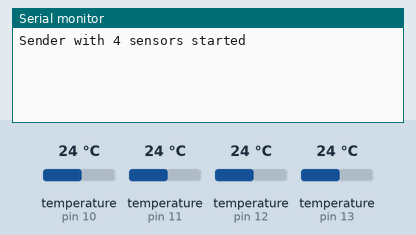
This sketch was run on a simulated Arduino Uno, built with avr-gcc and run on an emulated ATmega328P. Shown: the last lines printed to the serial monitor. The inputs (shaded band) are chosen by the test bench; at power-on: temperature (sensors on pin 10, pin 11, pin 12, pin 13) 24 °C.

Above: at 1.2 s.
1.3 s: temperature (sensor on pin 10) set to 12 °C
At 4.6 s:
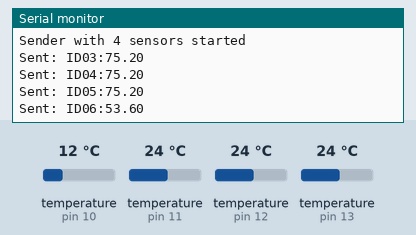
9.7 s: temperature (sensor on pin 11) set to 12 °C
At 12.3 s:
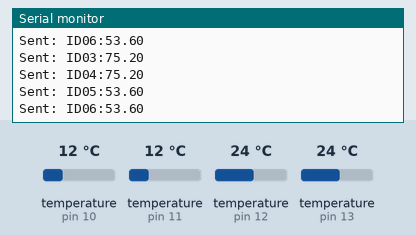
18.1 s: temperature (sensor on pin 12) set to 12 °C
26.5 s: temperature (sensor on pin 13) set to 12 °C
At 29.0 s:
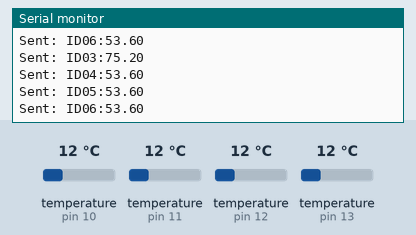
34.9 s: temperature (sensor on pin 10) set to 19 °C
At 36.7 s:
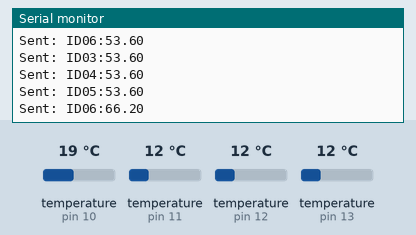
43.3 s: temperature (sensor on pin 11) set to 19 °C
At 52.5 s:
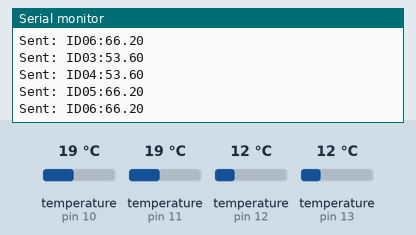
Timing chart, 0 to 52.7 s (numbered marks = the images above; inputs shaded):
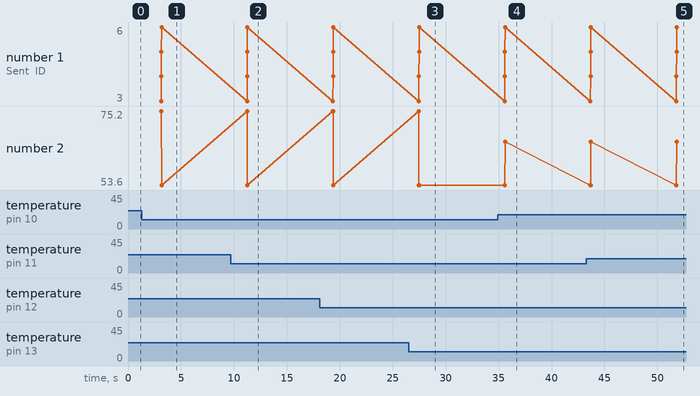

Measured:
- after the input at 1.3 s, the serial monitor: prints a new line after 1.9 s (image 1)
- after the input at 9.7 s, the serial monitor: prints a new line after 1.6 s (image 2)
- after the input at 34.9 s, the serial monitor: prints a new line after 0.71 s (image 4)
- after the input at 43.3 s, the serial monitor: prints a new line after 8.5 s (image 5)
- plotted number 2: 53.6 → 66.2 after the input at 34.9 s

The sketch:

multiple_sensor_Xbee.ino
```cpp
#include <OneWire.h>
#include <DallasTemperature.h>
#include <SoftwareSerial.h>

// Define sensor pins
#define ONE_WIRE_BUS_1 13
#define ONE_WIRE_BUS_2 12
#define ONE_WIRE_BUS_3 11
#define ONE_WIRE_BUS_4 10

// XBee communication (TX=2, RX=3)
SoftwareSerial xbeeSerial(2, 3);

// Create OneWire instances
OneWire oneWire1(ONE_WIRE_BUS_1);
OneWire oneWire2(ONE_WIRE_BUS_2);
OneWire oneWire3(ONE_WIRE_BUS_3);
OneWire oneWire4(ONE_WIRE_BUS_4);

// Create DallasTemperature instances
DallasTemperature sensor1(&oneWire1);
DallasTemperature sensor2(&oneWire2);
DallasTemperature sensor3(&oneWire3);
DallasTemperature sensor4(&oneWire4);

void setup() {
  Serial.begin(115200);
  xbeeSerial.begin(9600);

  sensor1.begin();
  sensor2.begin();
  sensor3.begin();
  sensor4.begin();

  Serial.println("Sender with 4 sensors started");
}

void loop() {
  float tempC1 = readTemperature(sensor1);
  float tempC2 = readTemperature(sensor2);
  float tempC3 = readTemperature(sensor3);
  float tempC4 = readTemperature(sensor4);

  float tempF1 = cToF(tempC1);
  float tempF2 = cToF(tempC2);
  float tempF3 = cToF(tempC3);
  float tempF4 = cToF(tempC4);

  // Send each sensor's data as a separate line
  sendTemperature("ID03", tempF1);
  sendTemperature("ID04", tempF2);
  sendTemperature("ID05", tempF3);
  sendTemperature("ID06", tempF4);

  delay(5000); // Wait 5 seconds between each cycle
}

float readTemperature(DallasTemperature& sensor) {
  sensor.requestTemperatures();
  return sensor.getTempCByIndex(0);
}

float cToF(float celsius) {
  return celsius * 9.0 / 5.0 + 32.0;
}

void sendTemperature(const String& sensorID, float tempF) {
  String message = sensorID + ":" + String(tempF, 2);
  xbeeSerial.println(message);
  Serial.println("Sent: " + message);
}
```
